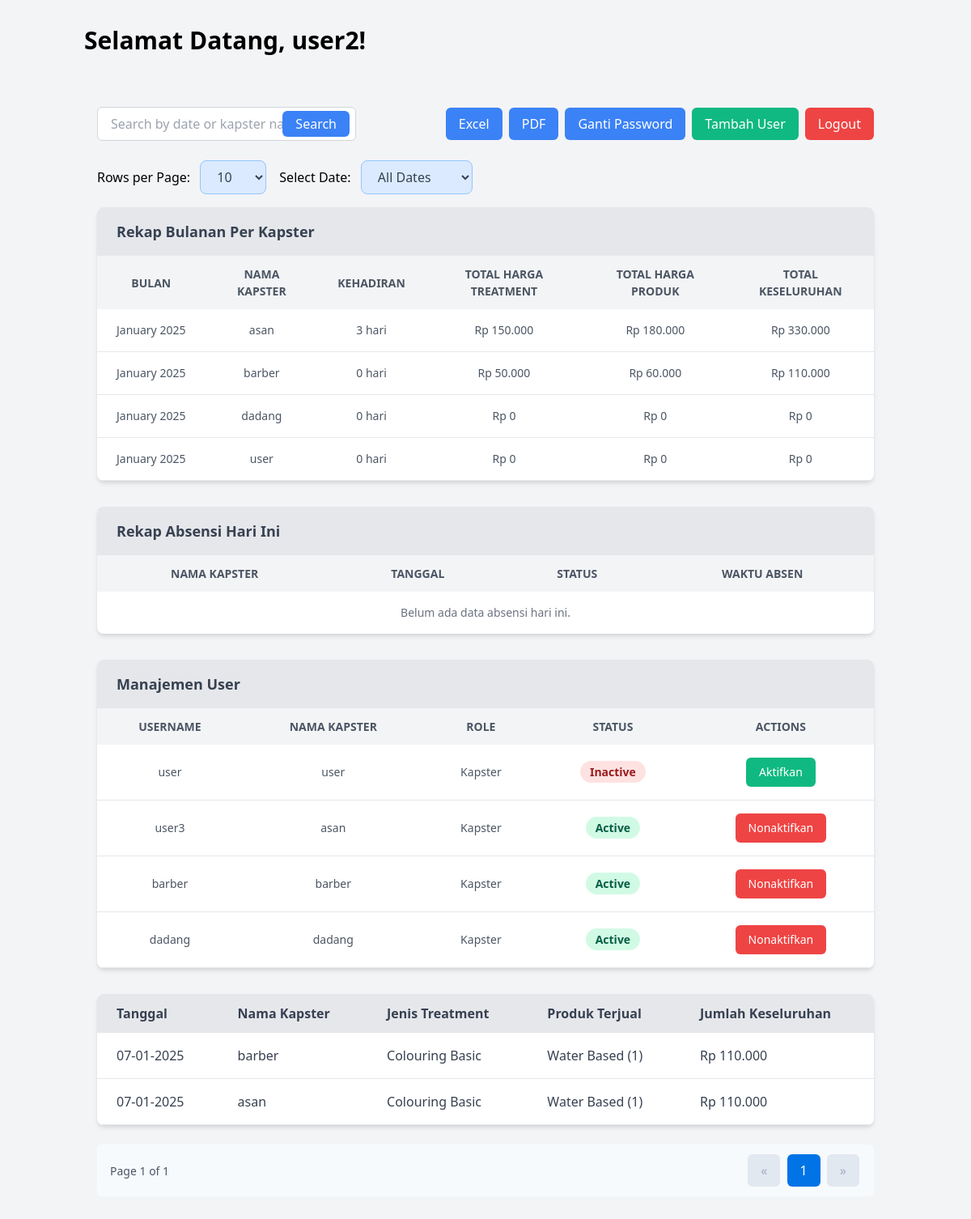
The app's page /admin/admin.php (signed in) with its own data.
### tables this page shows
CREATE TABLE `users` (
  `user_id` int(11) NOT NULL,
  `username` varchar(50) NOT NULL,
  `nama_kapster` varchar(100) NOT NULL,
  `password` varchar(255) NOT NULL,
  `role` varchar(20) NOT NULL,
  `is_active` tinyint(1) NOT NULL DEFAULT 1
);

### admin/admin.php (the view, shortened to what the rows shown need)
<?php
$host = 'localhost';
$user = 'root';
$pass = '';
$dbname = 'kaula_barbershop';
$conn = new mysqli($host, $user, $pass, $dbname);
$username = $_SESSION['nama_kapster'];
?>
<!DOCTYPE html>
<html lang="en">
<head>
    <link href="https://cdn.jsdelivr.net/npm/tailwindcss@2.2.19/dist/tailwind.min.css" rel="stylesheet">
</head>
<body class="bg-gray-100 min-h-screen">
    <div class="container mx-auto px-4 py-8">
        <h1 class="text-3xl font-bold mb-8">Selamat Datang, <?php echo $username; ?>!</h1>
        <div class="container mx-auto px-4 py-8">
            <div class="bg-white shadow-md rounded-lg overflow-hidden mb-8">
                <h2 class="px-6 py-4 bg-gray-200 text-gray-700 text-lg font-semibold">Rekap Bulanan Per Kapster</h2>
                <table class="w-full table-auto">
                    <thead>
                        <tr class="bg-gray-100 text-gray-600 uppercase text-sm leading-normal">
                            <th class="px-6 py-3 text-center">Bulan</th>
                            <th class="px-6 py-3 text-center">Nama Kapster</th>
                            <th class="px-6 py-3 text-center">Kehadiran</th>
                            <th class="px-6 py-3 text-center">Total Harga Treatment</th>
                            <th class="px-6 py-3 text-center">Total Harga Produk</th>
                            <th class="px-6 py-3 text-center">Total Keseluruhan</th>
                        </tr>
                    </thead>
                </table>
            </div>
            <div class="bg-white shadow-md rounded-lg overflow-hidden mb-8">
                <h2 class="px-6 py-4 bg-gray-200 text-gray-700 text-lg font-semibold">Rekap Absensi Hari Ini</h2>
                <table class="w-full table-auto">
                    <thead>
                        <tr class="bg-gray-100 text-gray-600 uppercase text-sm leading-normal">
                            <th class="px-6 py-3 text-center">Nama Kapster</th>
                            <th class="px-6 py-3 text-center">Tanggal</th>
                            <th class="px-6 py-3 text-center">Status</th>
                            <th class="px-6 py-3 text-center">Waktu Absen</th>
                        </tr>
                    </thead>
                </table>
            </div>
            <div class="bg-white shadow-md rounded-lg overflow-hidden mb-8">
                <h2 class="px-6 py-4 bg-gray-200 text-gray-700 text-lg font-semibold">Manajemen User</h2>
                <?php
            $users_sql = "SELECT user_id, username, nama_kapster, role, is_active FROM users WHERE username != ? AND role = 'kapster'";
            $stmt = $conn->prepare($users_sql);
            $stmt->bind_param("s", $_SESSION['username']);
            $stmt->execute();
            $users_result = $stmt->get_result();
            ?>
                <table class="w-full table-auto">
                    <thead>
                        <tr class="bg-gray-100 text-gray-600 uppercase text-sm leading-normal">
                            <th class="px-6 py-3 text-center">Username</th>
                            <th class="px-6 py-3 text-center">Nama Kapster</th>
                            <th class="px-6 py-3 text-center">Role</th>
                            <th class="px-6 py-3 text-center">Status</th>
                            <th class="px-6 py-3 text-center">Actions</th>
                        </tr>
                    </thead>
                    <tbody class="text-gray-600 text-sm">
                        <?php while ($user = $users_result->fetch_assoc()): ?>
                        <tr class="border-b border-gray-200 hover:bg-gray-50">
                            <td class="px-6 py-4 text-center whitespace-nowrap">
                                <?php echo htmlspecialchars($user['username']); ?>
                            </td>
                            <td class="px-6 py-4 text-center whitespace-nowrap">
                                <?php echo htmlspecialchars($user['nama_kapster']); ?>
                            </td>
                            <td class="px-6 py-4 text-center whitespace-nowrap">
                                <?php echo ucfirst(htmlspecialchars($user['role'])); ?>
                            </td>
                            <td class="px-6 py-4 text-center whitespace-nowrap">
                                <span class="px-3 py-1 rounded-full text-sm font-semibold
                        <?php echo $user['is_active'] ? 'bg-green-100 text-green-800' : 'bg-red-100 text-red-800'; ?>">
                                    <?php echo $user['is_active'] ? 'Active' : 'Inactive'; ?>
                                </span>
                            </td>
                            <td class="px-6 py-4 text-center whitespace-nowrap">
                                <form action="toggle_user_status.php" method="POST" class="inline">
                                    <button type="submit"
                                        class="px-4 py-2 rounded-md text-white
                            <?php echo $user['is_active'] ? 'bg-red-500 hover:bg-red-600' : 'bg-green-500 hover:bg-green-600'; ?>"
                                        <?php echo $user['role'] === 'admin' ? 'disabled' : ''; ?>>
                                        <?php echo $user['is_active'] ? 'Nonaktifkan' : 'Aktifkan'; ?>
                                    </button>
                                </form>
                            </td>
                        </tr>
                        <?php endwhile; ?>
                    </tbody>
                </table>
            </div>
            <div class="bg-white shadow-md rounded-lg overflow-hidden">
                <table class="w-full table-auto">
                    <thead>
                        <tr class="bg-gray-200 text-gray-700">
                            <th class="px-6 py-3 text-left">Tanggal</th>
                            <th class="px-6 py-3 text-left">Nama Kapster</th>
                            <th class="px-6 py-3 text-left">Jenis Treatment</th>
                            <th class="px-6 py-3 text-left">Produk Terjual</th>
                            <th class="px-6 py-3 text-left">Jumlah Keseluruhan</th>
                        </tr>
                    </thead>
                </table>
            </div>
        </div>
</body>
</html>

### records on screen
users: username "user", nama_kapster "user", role "Kapster", is_active "Inactive"
users: username "user3", nama_kapster "asan", role "Kapster", is_active "Active"
users: username "barber", nama_kapster "barber", role "Kapster", is_active "Active"
users: username "dadang", nama_kapster "dadang", role "Kapster", is_active "Active"

### other values on screen
$username "user2"
date('F Y', strtotime($row['month'] . '-01')) "January 2025"
$row['nama_kapster'] "asan"
$row['attendance_count'] "3"
$row['total_treatment'] "150.000"
$row['total_product'] "180.000"
$row['total_all'] "330.000"
$row['nama_kapster'] "barber"
$row['attendance_count'] "0"
$row['total_treatment'] "50.000"
$row['total_product'] "60.000"
$row['total_all'] "110.000"
$row['nama_kapster'] "dadang"
$row['total_treatment'] "0"
$row['total_product'] "0"
